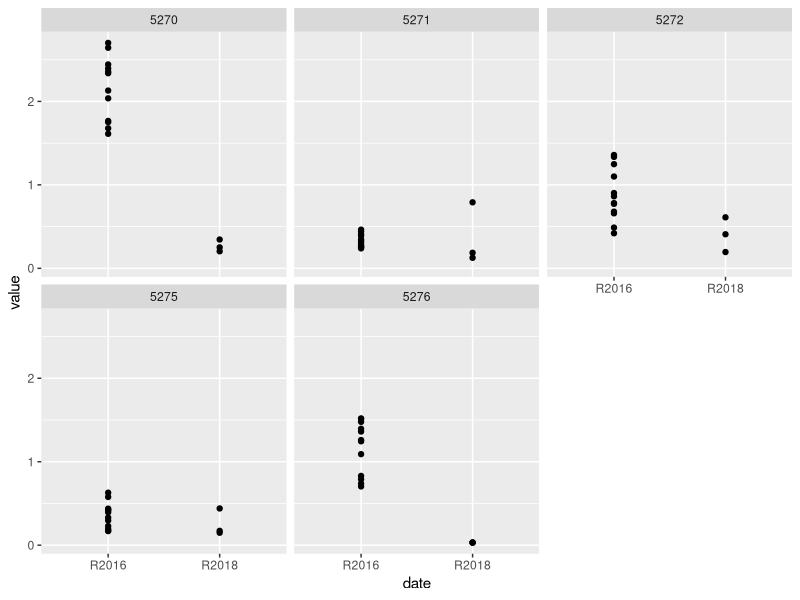
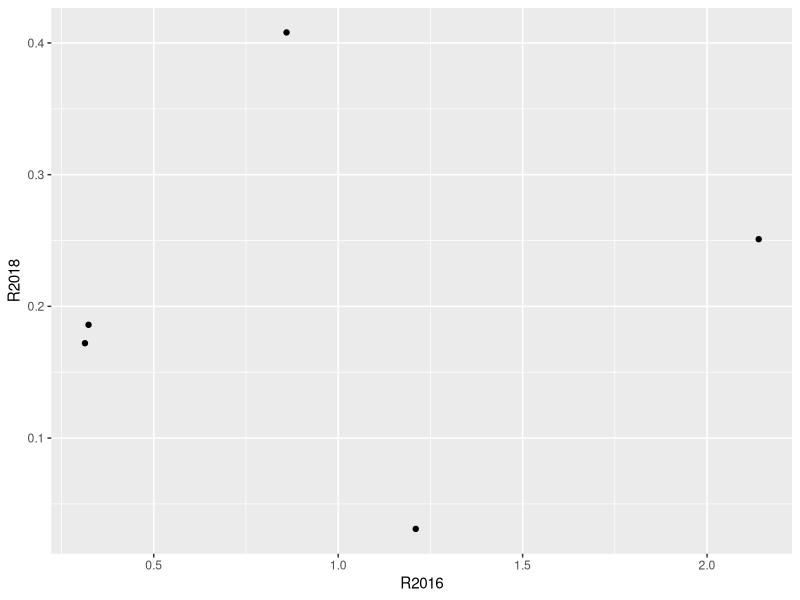
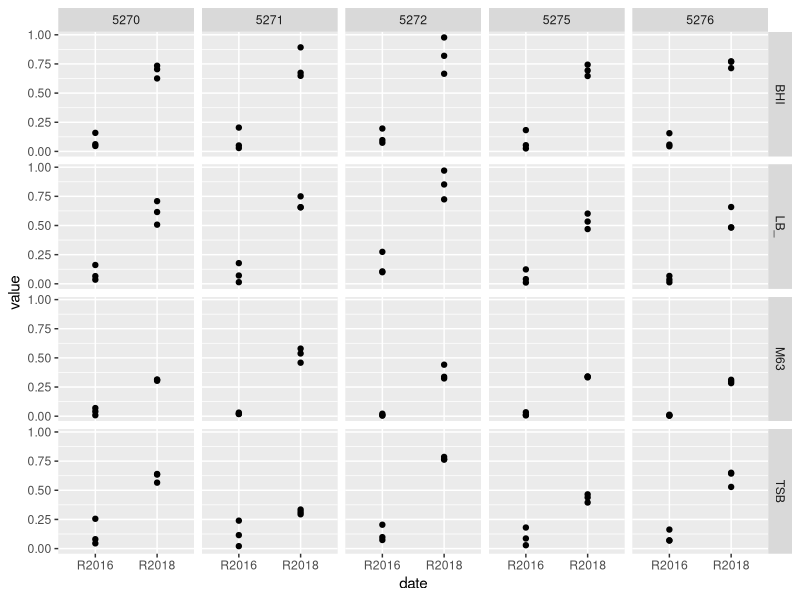
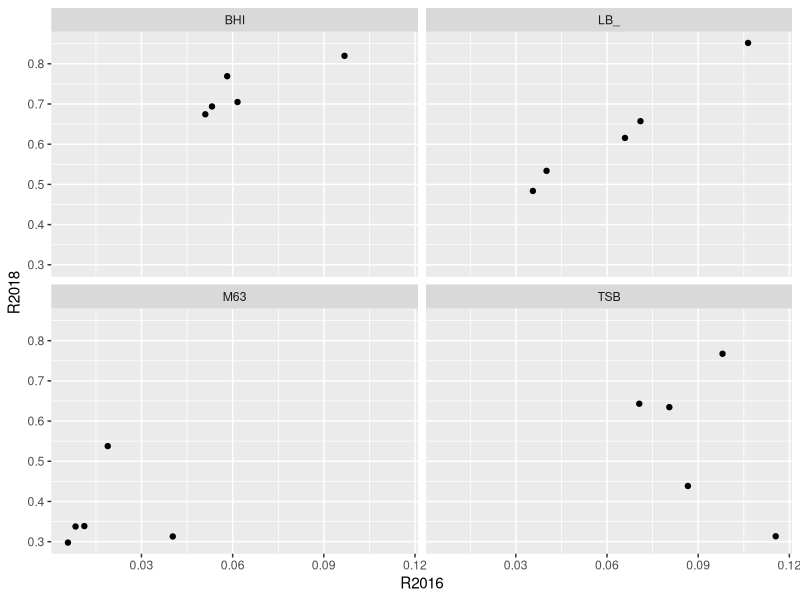

Write the R code that produced these figures, in order.
library(dplyr)
library(reshape2)
library(ggplot2)
library(magrittr)

get_last_character <- function(x) {
  len_x <- nchar(x)
  substr(x, len_x, len_x)
}

raw_dat <- read.csv2("data/cv_and_videoscan.csv") %>% 
  mutate(strain = factor(strain)) %>% 
  melt(variable.name = "experiment") %>% 
  mutate(method = ifelse(grepl("CV", experiment), "CV", "Videoscan"),
         replicate = get_last_character(as.character(experiment)),
         medium = substr(experiment, 0, 3)) 


strains <- c("5270", "5271", "5272", "5275", "5276")

mediums <- c("LB10", "TSB", 
             "BHI", "M63")

absorbance <- c(0.204, 0.345, 0.251, 0.158, 0.141, 0.283, 
                0.202, 0.303, 0.522, 0.303, 0.183, 0.184, 
                0.791, 0.126, 0.186, 0.207, 0.219, 0.316, 
                0.22, 0.327, 0.46, 0.267, 0.202, 0.174, 
                0.195, 0.408, 0.611, 0.859, 0.872, 0.665, 
                0.29, 0.469, 0.679, 0.31, 0.265, 0.199, 
                0.44, 0.149, 0.172, 0.152, 0.189, 0.138, 
                0.185, 0.209, 0.206, 0.18, 0.168, 0.142, 
                0.032, 0.031, 0.031, 0.031, 0.032, 0.032, 
                0.146, 0.316, 0.243, 0.409, 0.189, 0.154)

absorbance <- matrix(absorbance, nrow = 6, ncol = 10)

rownames(absorbance) <- c("B", "C", "D", "E", "F", "G")
colnames(absorbance) <- seq(2,11)


CV2018 <- absorbance %>% 
  t %>% 
  data.frame() %>% 
  slice((1L:5)*2 - 1) %>% 
  select(B, C, D) %>% 
  mutate(strain = c("5270", "5271", "5272", "5275", "5276"),
         method = "CV",
         date = "R2018") %>% 
  melt(variable.name = "replicate") %>% 
  mutate(replicate = as.character(as.numeric(replicate)))

CV_all <- bind_rows(select(raw_dat, strain, method, value, replicate) %>% 
                      filter(method == "CV", strain %in% c("5270", "5271", "5272", "5275", "5276")) %>% 
                      mutate(date = "R2016"),
                    CV2018)


ggplot(CV_all, aes(x = date, y = value)) +
  geom_point() +
  facet_wrap(~ strain)


CV_aggr <- group_by(CV_all, strain, date, replicate) %>% 
  summarise(value = median(value)) %>% 
  summarise(value = median(value)) %>% 
  dcast(strain ~ date)

ggplot(CV_aggr, aes(x = R2016, y = R2018)) +
  geom_point()

# Michal - VS ---------------------------------------------


raw_vs_frame <- read.csv2("data/ProjektDevC003707-2018-07-26-Koza-Biofilm.csv", skip = 6, header = FALSE, stringsAsFactors = FALSE)
# raw_vs_frame <- read.csv2("data/ProjektDevC003709-2018-07-27-Ania-Biofilm.csv", skip = 6, header = FALSE, stringsAsFactors = FALSE)

vs_frame <- rbind(raw_vs_frame$V14)
colnames(vs_frame) <- rbind(raw_vs_frame$V3)
vs_frame <- matrix(vs_frame)
vs_frame <- matrix(data = vs_frame, nrow = 8, ncol = 12)
rownames(vs_frame) <- c("A", "B", "C", "D", "E", "F", "G", "H")
colnames(vs_frame) <- seq(1,12)

vs_frame <- vs_frame[-c(1,8), -c(1,12)]
vs_frame <- matrix(vs_frame,nrow = 3, ncol = 20)
colnames(vs_frame) <- rep(mediums, 5)

raw_vs <- vs_frame

colnames(raw_vs) <- paste0(colnames(raw_vs), "_", c("5270", "5271", "5272", "5275", "5276") %>% lapply(rep, 4) %>% unlist)

VS_all <- bind_rows(select(raw_dat, strain, method, value, replicate, medium) %>% 
                      filter(method == "Videoscan", strain %in% c("5270", "5271", "5272", "5275", "5276")) %>% 
                      mutate(date = "R2016"),
                    melt(raw_vs) %>% 
                      rename(replicate = Var1) %>% 
                      mutate(medium = sapply(strsplit(as.character(Var2), split = "_"), first),
                             strain = sapply(strsplit(as.character(Var2), split = "_"), last),
                             replicate = as.character(replicate)) %>% 
                      select(-Var2) %>% 
                      mutate(medium = ifelse(medium == "LB10", "LB_", medium),
                             date = "R2018",
                             method = "Videoscan"))

ggplot(VS_all, aes(x = date, y = value)) +
  geom_point() +
  facet_grid(medium ~ strain)


VS_aggr <- group_by(VS_all, strain, medium, date, replicate) %>% 
  summarise(value = median(value)) %>% 
  summarise(value = median(value)) %>% 
  dcast(strain + medium ~ date)

ggplot(VS_aggr, aes(x = R2016, y = R2018)) +
  geom_point() +
  facet_wrap(~ medium)

group_by(VS_aggr, medium) %>% 
  summarise(rho = cor(R2016, R2018, method = "spearman"))









##############################
# create data.frame with 2 col (CV, VS)
aa <- list.files("./test")
bb <- grep(pattern = ".ods", x = aa)
cc <- grep(pattern = ".csv", x = aa)
xx <- cbind(aa[bb], aa[cc])

# sort by grep cv filename and find vs









